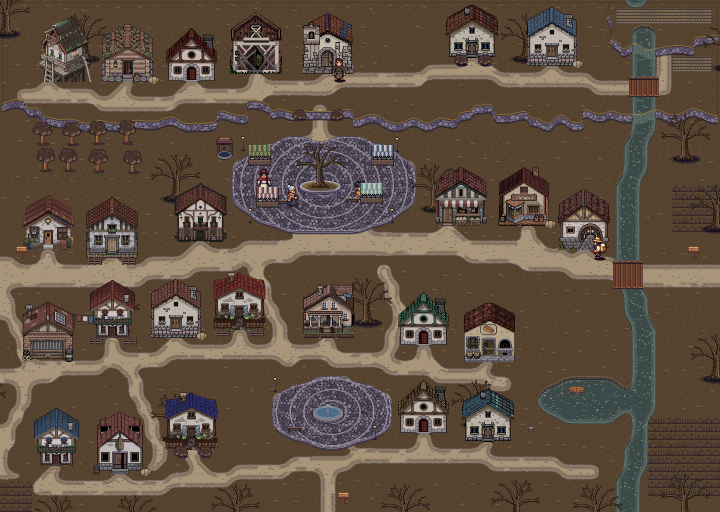
#> input picture tools/tierra_viva/final7/valdehoja_enfermo.png, 1440 x 1024 px (shown at 1/2 size); its folder holds 2 pictures in this run
$ python title_credits.py
#> lines starting #> are read from the running program, lines starting #| are printed output that depends on the picture; after the words box and inside, x2 and y2 are one past the last pixel; in counts of white or black regions, pixels touching at a corner belong together
### tools/tierra_viva/font.py
"""Fuente «Brote»: pixel art proporcional, mayúsculas de 7 px, minúsculas de 5 px,
descendentes de 2 px y tildes. Exporta BMFont (.fnt + .png) para Godot y TTF/WOFF2 para web."""
import sys
from PIL import Image

U = {
'A': '.###.|#...#|#...#|#####|#...#|#...#|#...#',
'B': '####.|#...#|#...#|####.|#...#|#...#|####.',
'C': '.###.|#...#|#....|#....|#....|#...#|.###.',
'D': '####.|#...#|#...#|#...#|#...#|#...#|####.',
'E': '#####|#....|#....|####.|#....|#....|#####',
'F': '#####|#....|#....|####.|#....|#....|#....',
'G': '.###.|#...#|#....|#.###|#...#|#...#|.####',
'H': '#...#|#...#|#...#|#####|#...#|#...#|#...#',
'I': '###|.#.|.#.|.#.|.#.|.#.|###',
'J': '..###|...#.|...#.|...#.|#..#.|#..#.|.##..',
'K': '#...#|#..#.|#.#..|##...|#.#..|#..#.|#...#',
'L': '#....|#....|#....|#....|#....|#....|#####',
'M': '#...#|##.##|#.#.#|#.#.#|#...#|#...#|#...#',
'N': '#...#|##..#|#.#.#|#..##|#...#|#...#|#...#',
'O': '.###.|#...#|#...#|#...#|#...#|#...#|.###.',
'P': '####.|#...#|#...#|####.|#....|#....|#....',
'Q': '.###.|#...#|#...#|#...#|#.#.#|#..#.|.##.#',
'R': '####.|#...#|#...#|####.|#.#..|#..#.|#...#',
'S': '.###.|#...#|#....|.###.|....#|#...#|.###.',
'T': '#####|..#..|..#..|..#..|..#..|..#..|..#..',
'U': '#...#|#...#|#...#|#...#|#...#|#...#|.###.',
'V': '#...#|#...#|#...#|#...#|.#.#.|.#.#.|..#..',
'W': '#...#|#...#|#...#|#.#.#|#.#.#|##.##|#...#',
'X': '#...#|#...#|.#.#.|..#..|.#.#.|#...#|#...#',
'Y': '#...#|#...#|.#.#.|..#..|..#..|..#..|..#..',
'Z': '#####|....#|...#.|..#..|.#...|#....|#####',
'a': '....|....|.##.|...#|.###|#..#|.###',
'b': '#...|#...|###.|#..#|#..#|#..#|###.',
'c': '....|....|.##.|#..#|#...|#..#|.##.',
'd': '...#|...#|.###|#..#|#..#|#..#|.###',
'e': '....|....|.##.|#..#|####|#...|.###',
'f': '.##|#..|###|#..|#..|#..|#..',
'g': '....|....|.###|#..#|#..#|#..#|.###|...#|.##.',
'h': '#...|#...|###.|#..#|#..#|#..#|#..#',
'i': '#|.|#|#|#|#|#',
'j': '..#|...|..#|..#|..#|..#|..#|#.#|.#.',
'k': '#...|#...|#..#|#.#.|##..|#.#.|#..#',
'l': '#.|#.|#.|#.|#.|#.|.#',
'm': '.....|.....|####.|#.#.#|#.#.#|#.#.#|#.#.#',
'n': '....|....|###.|#..#|#..#|#..#|#..#',
'o': '....|....|.##.|#..#|#..#|#..#|.##.',
'p': '....|....|###.|#..#|#..#|#..#|###.|#...|#...',
'q': '....|....|.###|#..#|#..#|#..#|.###|...#|...#',
'r': '...|...|#.#|##.|#..|#..|#..',
's': '....|....|.###|#...|.##.|...#|###.',
't': '.#.|.#.|###|.#.|.#.|.#.|..#',
'u': '....|....|#..#|#..#|#..#|#..#|.###',
'v': '.....|.....|#...#|#...#|.#.#.|.#.#.|..#..',
'w': '.....|.....|#...#|#.#.#|#.#.#|#.#.#|.#.#.',
'x': '....|....|#..#|#..#|.##.|#..#|#..#',
'y': '....|....|#..#|#..#|#..#|#..#|.###|...#|.##.',
'z': '....|....|####|...#|.##.|#...|####',
'0': '.###.|#...#|#..##|#.#.#|##..#|#...#|.###.',
'1': '.#.|##.|.#.|.#.|.#.|.#.|###',
'2': '.###.|#...#|....#|...#.|..#..|.#...|#####',
'3': '####.|....#|....#|.###.|....#|....#|####.',
'4': '...#.|..##.|.#.#.|#..#.|#####|...#.|...#.',
'5': '#####|#....|####.|....#|....#|#...#|.###.',
'6': '.###.|#....|#....|####.|#...#|#...#|.###.',
'7': '#####|....#|...#.|..#..|..#..|..#..|..#..',
'8': '.###.|#...#|#...#|.###.|#...#|#...#|.###.',
'9': '.###.|#...#|#...#|.####|....#|....#|.###.',
'.': '.|.|.|.|.|.|#',
',': '..|..|..|..|..|.#|.#|#.',
':': '.|.|.|#|.|.|#',
';': '..|..|..|.#|..|..|.#|#.',
'!': '#|#|#|#|#|.|#',
'?': '.###.|#...#|....#|..##.|..#..|.....|..#..',
'¡': '.|.|#|.|#|#|#|#|#',
'¿': '.....|.....|..#..|.....|..#..|.##..|#....|#...#|.###.',
'-': '...|...|...|###|...|...|...',
'+': '...|...|.#.|###|.#.|...|...',
'=': '...|...|###|...|###|...|...',
'/': '..#|..#|.#.|.#.|.#.|#..|#..',
'(': '.#|#.|#.|#.|#.|#.|.#',
')': '#.|.#|.#|.#|.#|.#|#.',
'"': '#.#|#.#|...|...|...|...|...',
"'": '#|#|.|.|.|.|.',
'%': '##..#|##.#.|...#.|..#..|.#...|.#.##|#..##',
'*': '...|#.#|.#.|#.#|...|...|...',
'<': '...|..#|.#.|#..|.#.|..#|...',
'>': '...|#..|.#.|..#|.#.|#..|...',
'_': '....|....|....|....|....|....|####',
'~': '....|....|.#.#|#.#.|....|....|....',
'«': '.....|.....|..#.#|.#.#.|#.#..|.#.#.|..#.#',
'»': '.....|.....|#.#..|.#.#.|..#.#|.#.#.|#.#..',
'·': '.|.|.|#|.|.|.',
'°': '.#.|#.#|.#.|...|...|...|...',
'#': '.#.#.|#####|.#.#.|.#.#.|.#.#.|#####|.#.#.',
'&': '.##..|#..#.|.##..|.#...|#.#.#|#..#.|.##.#',
'[': '##|#.|#.|#.|#.|#.|##',
']': '##|.#|.#|.#|.#|.#|##',
'▶': '#...|##..|###.|####|###.|##..|#...',
'◀': '...#|..##|.###|####|.###|..##|...#',
'▼': '.....|.....|#####|.###.|..#..|.....|.....',
'▲': '.....|.....|..#..|.###.|#####|.....|.....',
'✓': '.....|....#|...##|#..#.|##.#.|.##..|..#..',
'✖': '.....|#...#|.#.#.|..#..|.#.#.|#...#|.....',
'♥': '.....|.#.#.|#####|#####|.###.|..#..|.....',
'★': '..#..|..#..|#####|.###.|.#.#.|#...#|.....',
}

ACUTE_CAP = ['..#', '.#.']
ACUTE_LOW = ['.#', '#.']


def with_accent(base, acc, low=True):
    rows = U[base].split('|')
    w = len(rows[0])
    off = (w - len(acc[0]) + 1) // 2
    acc_rows = [('.' * off + r).ljust(w, '.') for r in acc]
    return '|'.join(acc_rows + rows[2:])


ACC = {}
for b, a in zip('aeiou', 'áéíóú'):
    ACC[a] = with_accent(b, ACUTE_LOW, True)
ACC['ü'] = '|'.join(['#..#', '....'] + U['u'].split('|')[2:])
ACC['ñ'] = '|'.join(['.#.#', '#.#.'] + U['n'].split('|')[2:])
ACC['í'] = '.#|#.|.#|.#|.#|.#|.#'
CAP_ACC = {}
for b, a in zip('AEIOU', 'ÁÉÍÓÚ'):
    CAP_ACC[a] = (b, ['..#' if len(U[b].split('|')[0]) > 3 else '.#', '.#.' if len(U[b].split('|')[0]) > 3 else '#.'])
CAP_ACC['Ñ'] = ('N', ['.#.#', '#.#.'])
CAP_ACC['Ü'] = ('U', ['#...#', '.....'])

ROWS = 11      # 0-1 tildes de mayúscula, 2-8 cuerpo, 9-10 descendentes
BASE = 9       # línea base: filas 0-8 por encima
SPACE = 3


def glyph_bitmap(ch):
    """Devuelve (ancho, lista de (x, y) encendidos) en la celda de 11 filas."""
    if ch == ' ':
        return SPACE, []
    pts = []
    if ch in CAP_ACC:
        b, acc = CAP_ACC[ch]
        rows = U[b].split('|')
        w = len(rows[0])
        for j, r in enumerate(acc):
            off = (w - len(r)) // 2
            for i, c in enumerate(r):
                if c == '#':
                    pts.append((off + i, j))
        for j, r in enumerate(rows):
            for i, c in enumerate(r):
                if c == '#':
                    pts.append((i, 2 + j))
        return w, pts
    src = ACC.get(ch, U.get(ch))
    if src is None:
        return None
    rows = src.split('|')
    w = max(len(r) for r in rows)
    for j, r in enumerate(rows):
        for i, c in enumerate(r):
            if c == '#':
                pts.append((i, 2 + j))
    return w, pts


CHARS = sorted(set(list(U.keys()) + list(ACC.keys()) + list(CAP_ACC.keys()) + [' ']), key=ord)


# [92 lines left out: functions build, build_ttf, not called in this run]


def render(text, color=(40, 36, 56, 255), shadow=None):
    """Render de una línea con la propia fuente (para composiciones en PIL)."""
    import numpy as np
    gl = {}
    w = 0
    for ch in text:
        g = glyph_bitmap(ch) or glyph_bitmap('?')
        gl[ch] = g
        w += g[0] + 1
    img = np.zeros((ROWS + 1, w + 1, 4), np.uint8)
    x = 0
    for ch in text:
        gw, pts = gl[ch]
        for (px_, py) in pts:
            if shadow is not None:
                img[py + 1, x + px_ + 1] = shadow
        x += gw + 1
    x = 0
    for ch in text:
        gw, pts = gl[ch]
        for (px_, py) in pts:
            img[py, x + px_] = color
        x += gw + 1
    return img


def width(text):
    return sum((glyph_bitmap(c) or glyph_bitmap('?'))[0] + 1 for c in text) - 1


# [4 lines that do not run on import are left out]

### tools/tierra_viva/px.py
"""Herramientas de pixel art: lienzos, rejillas de caracteres, contorno selectivo y
sombreado por volumen para sprites construidos con formas."""
import numpy as np
from PIL import Image
from scipy.ndimage import distance_transform_edt, gaussian_filter
from pal import P, h

_ALL = [(name, ramp) for name, ramp in P.items()]
_DARK = {}
for name, ramp in _ALL:
    for i, c in enumerate(ramp):
        _DARK.setdefault(c[:3], (name, i))


def new(w, hgt):
    return np.zeros((hgt, w, 4), np.uint8)


# [17 lines left out: functions col, grid, not called in this run]


def blit(dst, src, x, y, flip=False):
    if flip:
        src = src[:, ::-1]
    sh, sw = src.shape[:2]
    H, W = dst.shape[:2]
    x0, y0 = max(0, x), max(0, y)
    x1, y1 = min(W, x + sw), min(H, y + sh)
    if x0 >= x1 or y0 >= y1:
        return dst
    s = src[y0 - y:y1 - y, x0 - x:x1 - x]
    m = s[..., 3] > 0
    dst[y0:y1, x0:x1][m] = s[m]
    return dst


def mask(img):
    return img[..., 3] > 0


# [66 lines left out: functions darker, outline, shade, not called in this run]


def ellipse(W, H, cx, cy, rx, ry):
    yy, xx = np.mgrid[0:H, 0:W]
    return ((xx + 0.5 - cx) / rx) ** 2 + ((yy + 0.5 - cy) / ry) ** 2 <= 1.0


# [5 lines left out: function poly, not called in this run]


def to_pil(img):
    return Image.fromarray(img, 'RGBA')


# [24 lines left out: functions save, sheet, not called in this run]

### tools/tierra_viva/pal.py
"""Paleta maestra «Tierra Viva». Rampas de oscuro a claro, con desplazamiento de matiz:
las sombras viran a azul/violeta y las luces a amarillo, como en Minish Cap y Pokémon NB."""

def h(x):
    x = x.lstrip('#'); return (int(x[0:2],16), int(x[2:4],16), int(x[4:6],16), 255)

R = {
 # --- tinta y neutros
 'ink':     ['#14101c', '#231c2e', '#372b42'],
 'stone':   ['#2a2434', '#40384d', '#5c5268', '#7d7387', '#a198a8', '#c9c1cc', '#ece6ec'],
 # --- sano
 'grass':   ['#123a2e', '#1a5234', '#256e3a', '#358c3e', '#4fa645', '#7cc456', '#b5e073'],
 'leaf':    ['#0f2b26', '#174232', '#215c38', '#2f7a3c', '#48983f', '#74b84a', '#aad65e'],
 'dirt':    ['#3b2226', '#5a332c', '#7d4b35', '#a06741', '#c48a52', '#e0b070', '#f4d699'],
 'sand':    ['#8a6a4a', '#b08d5e', '#d1b077', '#e8cf98', '#f7ebc4'],
 'water':   ['#16244f', '#1b3c7a', '#2360a8', '#3489cc', '#56b3e6', '#92d9f4', '#dff7ff'],
 'wood':    ['#2e1a1e', '#4a2a26', '#6b3f2e', '#8f5a3a', '#b27a4c', '#d1a068'],
 'roofr':   ['#3a1426', '#5e1f30', '#8c2c3a', '#b8443f', '#dc6a4c', '#f29c6e'],
 'roofb':   ['#1a1d40', '#253366', '#2f4f94', '#3f75be', '#62a2dc', '#9ccdf0'],
 'wall':    ['#6b5a66', '#8f7d82', '#b5a598', '#d8cbb4', '#f2e8d2'],
 'skin':    ['#4a2228', '#7a3a34', '#b4654a', '#de9466', '#f5c08e', '#ffe2bc'],
 'flower':  ['#b0304f', '#e8566b', '#ff8fa3', '#ffd34e', '#fff3b0', '#8a6bd9', '#c3a8ff', '#ffffff'],
 # --- enfermo
 'drygrass':['#2a1f2a', '#3d2e2e', '#56432f', '#735c37', '#94783f', '#b39a52', '#cfbd70'],
 'deadleaf':['#1e1622', '#2f2229', '#46332e', '#61483a', '#7f6146', '#9c7d55'],
 'ash':     ['#221d29', '#342d3b', '#4a4252', '#645c6b', '#827a88', '#a39ca6', '#c7c1c6'],
 'oil':     ['#0b0812', '#15111f', '#221b30', '#302744', '#433757'],
 'sheen':   ['#5a3f8c', '#3f7f86', '#a3963f', '#c0577a'],
 'sludge':  ['#2f3a12', '#4f6418', '#77921f', '#a4c42c', '#d2ef5a'],
 'smog':    ['#4b3f4a', '#6e5d62', '#93807a', '#b8a594'],
 'rust':    ['#3a1a16', '#5e2a1e', '#8a4126', '#b5602f', '#d68a45'],
 'plastic': ['#2a4f6e', '#3f7fa8', '#7cc0e0', '#c9ecf7', '#e25a6a', '#f2c94c', '#ffffff'],
 # --- fuego y hielo
 'fire':    ['#3d0f14', '#7a1a16', '#c13a1c', '#ec6a24', '#ffa83a', '#ffe07a', '#fffbe0'],
 'ice':     ['#1d2c52', '#2c4c80', '#4a7fb4', '#7ab6df', '#b0e0f4', '#e4f8ff'],
 'gold':    ['#3a2412', '#6b4316', '#a6701c', '#d9a52a', '#f5d24a', '#fff1a0'],
 # --- acento eco: la purificación
 'eco':     ['#0f3b3f', '#14706a', '#20a88f', '#4fd8b0', '#9cf5d4', '#e2fff3'],
 # --- interfaz
 'ui':      ['#1d1a2b', '#2e2a42', '#4a4566', '#a49ec0', '#d8d3e8', '#f4f1fa', '#ffffff'],
 'paper':   ['#5b4a3c', '#8a7560', '#c9b694', '#e8dbbd', '#f8f1de'],
 'hp':      ['#2b8a3e', '#5ad06a', '#a8f08a', '#b8860b', '#f5c33b', '#a3261b', '#ee5840'],
}
P = {k: [h(c) for c in v] for k, v in R.items()}
CLEAR = (0, 0, 0, 0)

### tools/tierra_viva/title_credits.py
"""Concepto de la pantalla de título (parte 10) y de los créditos (parte 12),
con el arte de Tierra Viva y lo que la guía ya recomienda:

- Título: Valdehoja viva en el estado de la partida guardada. En partida nueva
  todo enfermo salvo el jardín de Yara; con tres regiones, ese verde. El frente
  de purificación usa el tramado Bayer 4x4 (su único trabajo en el repertorio).
  Nombre en «Brote» a 4x, un solo punto de entrada. Menú en panel ASH_800 con
  borde ASH_600 de 1 px, radio 0, cursor EMBER_300.
- Créditos: recorrido de cámara por las zonas ya sanas, con los nombres en
  paneles. Enseñan lo que el jugador devolvió.

Salida 640x360 (y x2 para revisar).
"""
import numpy as np
from PIL import Image
import font
import px

OUT = 'out2'
W, H = 640, 360
ASH_950 = (0x17, 0x14, 0x1C, 255)
ASH_800 = (0x2E, 0x28, 0x36, 255)
ASH_600 = (0x4D, 0x46, 0x57, 255)
ASH_400 = (0x9C, 0x95, 0xA7, 255)
ASH_050 = (0xE8, 0xE4, 0xEE, 255)
EMBER_300 = (0xFF, 0xC1, 0x4D, 255)
VITAL_500 = (0x4A, 0xDE, 0x80, 255)
INK = (0x14, 0x10, 0x1C, 255)
BAYER = np.array([[0, 8, 2, 10], [12, 4, 14, 6], [3, 11, 1, 9], [15, 7, 13, 5]]) / 16.0


def load(state):
    return np.array(Image.open(f'final7/valdehoja_{state}.png').convert('RGBA'))


def scaled_text(s, color, k, shadow=None):
    t = font.render(s, color)
    t = np.kron(t, np.ones((k, k, 1), np.uint8))
    if shadow is None:
        return t
    h, w = t.shape[:2]
    out = np.zeros((h + k, w + k, 4), np.uint8)
    sh = t.copy()
    sh[sh[..., 3] > 0] = shadow
    px.blit(out, sh, k, k)
    px.blit(out, t, 0, 0)
    return out


def outlined(t, ink=INK):
    h, w = t.shape[:2]
    out = np.zeros((h + 2, w + 2, 4), np.uint8)
    a = t[..., 3] > 0
    for dy in (0, 1, 2):
        for dx in (0, 1, 2):
            out[dy:dy + h, dx:dx + w][a] = ink
    out[1:1 + h, 1:1 + w][a] = t[a]
    return out


def panel(w, h):
    p = np.zeros((h, w, 4), np.uint8)
    p[...] = ASH_800
    p[0, :] = ASH_600; p[-1, :] = ASH_600; p[:, 0] = ASH_600; p[:, -1] = ASH_600
    return p


def purified_mask(shape, blobs, t=1.0):
    """Máscara de lo purificado con borde tramado Bayer 4x4: el verde no
    aparece de golpe, avanza (enmienda 3)."""
    h, w = shape
    yy, xx = np.indices((h, w))
    from scipy import ndimage as ndi
    rng = np.random.default_rng(5)
    noise = ndi.zoom(rng.uniform(-1, 1, (h // 40 + 3, w // 40 + 3)), 40, order=3)[:h, :w]
    noise = ndi.gaussian_filter(noise, 8)
    noise /= np.abs(noise).max() + 1e-6
    field = np.zeros((h, w))
    for cx, cy, r in blobs:
        d = np.sqrt((xx - cx) ** 2 + ((yy - cy) * 1.25) ** 2) + noise * r * 0.45
        field = np.maximum(field, np.clip((r * t - d) / 28 + 0.5, 0, 1))
    thr = BAYER[yy % 4, xx % 4]
    return field > thr


def title(stage, out):
    sick, pure = load('enfermo'), load('sano')
    x0, y0 = 300, 210
    sick = sick[y0:y0 + H, x0:x0 + W].copy()
    pure = pure[y0:y0 + H, x0:x0 + W].copy()
    # jardín de Yara (siempre), y las partes de tres regiones en la etapa media
    blobs = {'nueva': [(470, 250, 70)],
             'media': [(470, 250, 90), (130, 120, 110), (330, 300, 90), (560, 70, 80)],
             'final': [(320, 180, 900)]}[stage]
    m = purified_mask((H, W), blobs)
    img = np.where(m[..., None], pure, sick)
    # viñeta de valor: la mitad izquierda baja un poco para que el nombre mande
    yy, xx = np.indices((H, W))
    k = np.clip(1 - (xx / W) * 1.6, 0, 1) * 0.42
    img = img.astype(float)
    img[..., :3] *= (1 - k)[..., None]
    img = img.astype(np.uint8)
    # nombre del juego, un solo punto de entrada
    t1 = outlined(scaled_text('Ecos de la', ASH_050, 3))
    t2 = outlined(scaled_text('Tierra', VITAL_500 if stage != 'nueva' else ASH_050, 5))
    px.blit(img, t1, 32, 40)
    px.blit(img, t2, 30, 40 + t1.shape[0] + 2)
    # menú
    items = ['Continuar', 'Nueva partida', 'Opciones', 'Salir']
    pw, ph = 132, 12 + len(items) * 16
    p = panel(pw, ph)
    for i, s in enumerate(items):
        sel = i == 0
        tx = font.render(s, ASH_050 if sel else ASH_400)
        px.blit(p, tx, 18, 8 + i * 16)
        if sel:
            p[8 + i * 16 + 1:8 + i * 16 + 6, 8:10] = EMBER_300
            p[8 + i * 16 + 2:8 + i * 16 + 5, 10] = EMBER_300
            p[8 + i * 16 + 3, 11] = EMBER_300
    px.blit(img, p, 32, H - ph - 32)
    # estado de la partida, discreto
    info = {'nueva': 'Partida nueva', 'media': 'Tres regiones devueltas', 'final': 'Solmira devuelta'}[stage]
    ti = font.render(info, ASH_400)
    px.blit(img, ti, W - font.width(info) - 16, H - 20)
    Image.fromarray(img).save(f'{OUT}/{out}.png')
    Image.fromarray(img).resize((W * 2, H * 2), Image.NEAREST).save(f'{OUT}/{out}_x2.png')


CREDITS = [
    ('valdehoja', None, ['Ecos de la Tierra', '', 'Un proyecto de Diseño de Interfaces de Software']),
    ('costa', 'Dirección, diseño y desarrollo', ['Diego']),
    ('cuenca', 'Desarrollo e integración', ['Juan José Rueda']),
    ('llanura', 'Arte y mundo', ['Tierra Viva: pixel art propio y del equipo']),
    ('cumbre', 'Fuentes y audio', ['Fuente Brote: propia', 'Audio: licencias en LICENCIAS.md']),
    ('cripta', None, ['Gracias por devolverle el color a Solmira']),
]


def credits():
    frames = []
    for zone, role, names in CREDITS:
        if zone == 'valdehoja':
            bg = load('sano')[260:260 + H, 360:360 + W].copy()
        else:
            bg = np.array(Image.open(f'{OUT}/z_{zone}_sano.png').convert('RGBA'))[::2, ::2][:H, :W].copy()
        lines = ([role] if role else []) + names
        widths = [font.width(s) for s in lines]
        pw = max(widths) + 32
        ph = 16 + len(lines) * 14
        p = panel(pw, ph)
        y = 9
        for i, s in enumerate(lines):
            c = ASH_400 if (role and i == 0) else ASH_050
            px.blit(p, font.render(s, c), (pw - font.width(s)) // 2 if not role else 16, y)
            y += 14
        # el panel va abajo a la izquierda: el mundo devuelto ocupa el resto
        px.blit(bg, p, 24, H - ph - 24)
        frames.append(bg)
        Image.fromarray(bg).save(f'{OUT}/creditos_{zone}.png')
    # hoja de contacto 3x2
    sheet = np.zeros((H * 2 + 8, W * 3 + 16, 4), np.uint8)
    sheet[...] = ASH_950
    for i, f in enumerate(frames):
        px.blit(sheet, f, (i % 3) * (W + 8), (i // 3) * (H + 8))
    Image.fromarray(sheet).save(f'{OUT}/creditos_hoja.png')


if __name__ == '__main__':
    title('nueva', 'titulo_nueva')
#> in load, returned value is the input picture: shape (1024, 1440, 4); mean R, G, B, A 95.9, 80, 65.8, 255
#> call 2 of load, with state = 'sano'
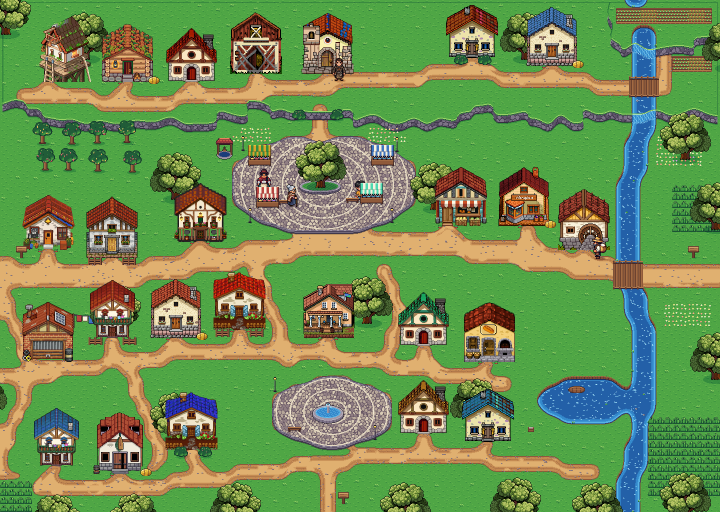
#> input picture tools/tierra_viva/final7/valdehoja_sano.png, 1440 x 1024 px (shown at 1/2 size)
#> in load, returned value is the input picture: shape (1024, 1440, 4); mean R, G, B, A 109.5, 141.3, 81.1, 255
#> in blit, `m = s[..., 3] > 0`:
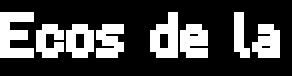
#> m: shape (38, 146) bool (shown 2 times larger); 27.6% white; 8 white regions, largest, box (x1, y1, x2, y2) and area: (0, 6, 17, 29) 280, (75, 6, 89, 29) 222, (90, 12, 104, 29) 198
#> call 2 of blit, with x = 30, y = 80, flip = False
#> in blit (call 2), `m = s[..., 3] > 0`: m: shape (62, 137) bool; 24% white; 7 white regions, largest, box (x1, y1, x2, y2) and area: (40, 20, 62, 47) 450, (105, 20, 127, 47) 415, (0, 10, 27, 47) 399
#> in blit (call 2), `dst[y0:y1, x0:x1][m] = s[m]`:
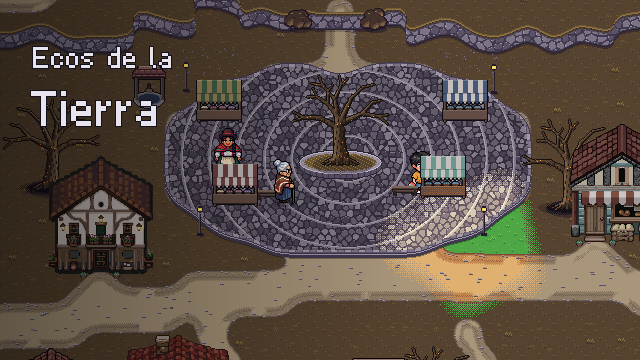
#> dst: shape (360, 640, 4); mean R, G, B, A 89, 76.1, 66.5, 255
#> in blit (call 7), `s = src[y0 - y:y1 - y, x0 - x:x1 - x]`:
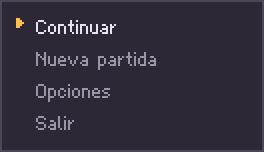
#> s: shape (76, 132, 4) (shown 2 times larger); mean of channels 0, 1, 2, 3 52.1, 46, 60, 255; drawn as R, G, B
#> in blit (call 7), `m = s[..., 3] > 0`: m: shape (76, 132) bool; every value is 1
    title('media', 'titulo_media')
#> call 2 of title, with stage = 'media', out = 'titulo_media'
#> in title (call 2), `img = np.where(m[..., None], pure, sick)`:
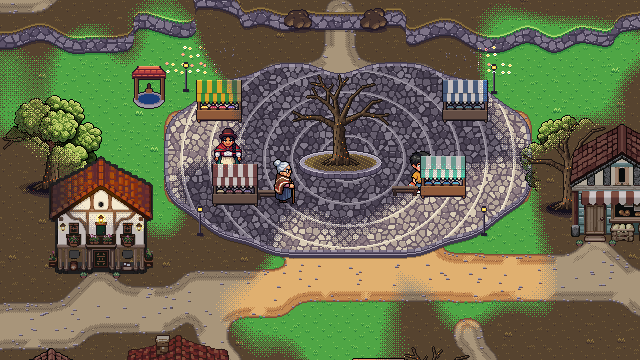
#> img: shape (360, 640, 4); mean R, G, B, A 106.3, 106, 78.8, 255
    title('final', 'titulo_final')
#> call 3 of title, with stage = 'final', out = 'titulo_final'
#> in title (call 3), `Image.fromarray(img).resize((W * 2, H * 2), Image.NEAREST).save(f'{OUT..`:
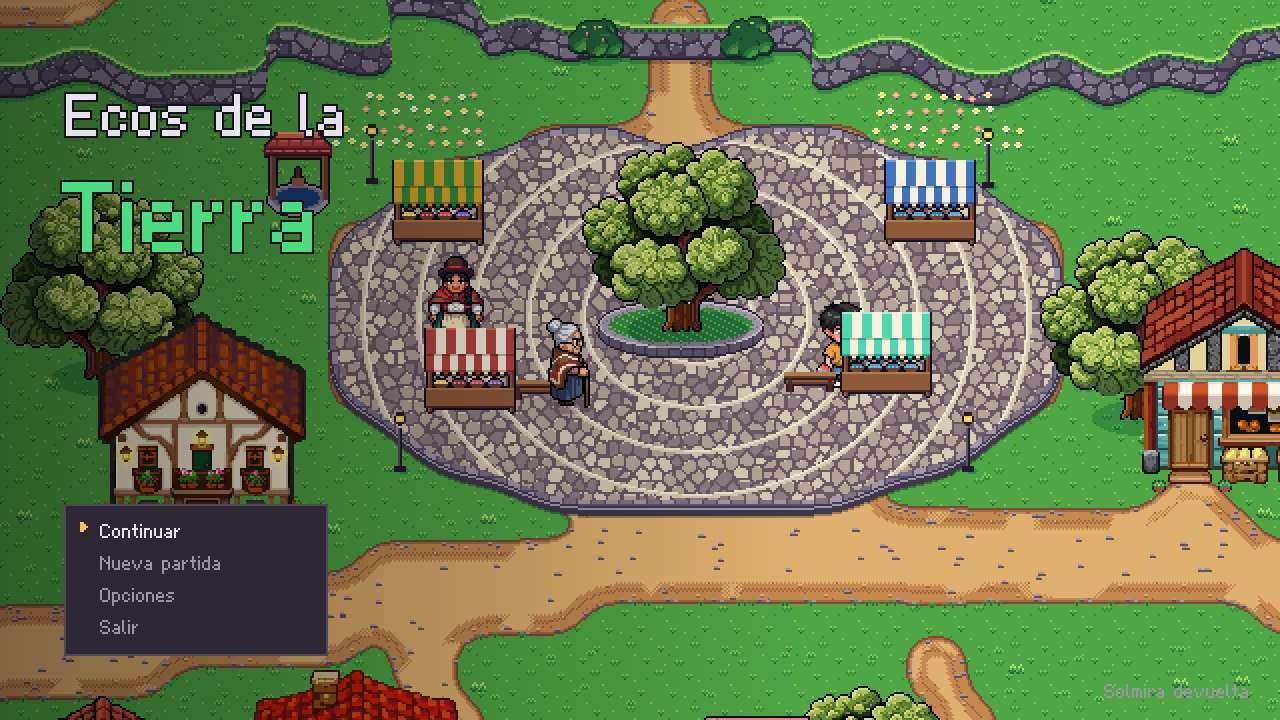
#> saved as titulo_final_x2.png: PIL image 1280x720 RGBA; mean R, G, B, A 103.8, 121.5, 77.6, 255
    credits()
#> in blit (call 28), `m = s[..., 3] > 0`: m: shape (58, 251) bool; every value is 1
#> in blit (call 28), `dst[y0:y1, x0:x1][m] = s[m]`:
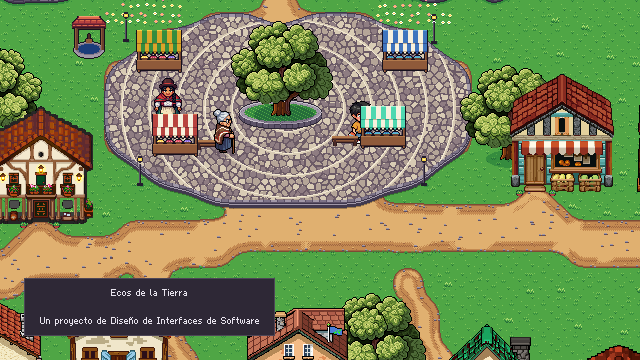
#> dst: shape (360, 640, 4); mean R, G, B, A 121, 135.4, 86.2, 255
#> (the run stopped early here; a loop or call above may not have finished)
